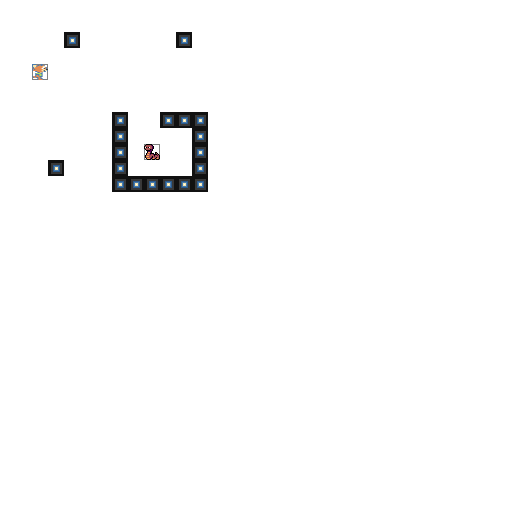

A level layout from a 2D game, rendered from its tile map. Below: a short description, then the map file with tile-grid data replaced by summaries:
An orthogonal 32x32 tile map with 16x16 px tiles, 3 tile layers (map, objects, foreground), 3 tilesets and 1 object.

<map version="1.9" tiledversion="1.9.2" orientation="orthogonal" renderorder="right-down" width="32" height="32" tilewidth="16" tileheight="16" hexsidelength="0" infinite="0" nextlayerid="6" nextobjectid="2" compressionlevel="0">
  <properties>
    <property name="padding_bottom" type="int" value="1" />
    <property name="padding_left" type="int" value="1" />
    <property name="padding_right" type="int" value="1" />
    <property name="padding_top" type="int" value="1" />
  </properties>
  <tileset firstgid="1" source="../Actors.tsx" />
  <tileset firstgid="257" source="../Blocks.tsx" />
  <tileset firstgid="513" source="tileset.tileset.tsx" />
  <layer id="1" name="map" width="32" height="32">
    <data>[1024 cells, 1024 non-empty, 224 distinct tile ids]</data>
    <properties>
      <property name="amiga_ocs" type="bool" value="true" />
      <property name="amiga_ocs_cdtv" type="bool" value="true" />
      <property name="foreground" type="bool" value="false" />
      <property name="megadrive" type="bool" value="true" />
      <property name="neogeo" type="bool" value="true" />
      <property name="neogeo_aes" type="bool" value="true" />
    </properties>
  </layer>
  <layer id="2" name="objects" width="32" height="32">
    <data>[1024 cells, 25 non-empty, 4 distinct tile ids]</data>
    <properties>
      <property name="amiga_ocs" type="bool" value="true" />
      <property name="amiga_ocs_cdtv" type="bool" value="true" />
      <property name="foreground" type="bool" value="false" />
      <property name="megadrive" type="bool" value="true" />
      <property name="neogeo" type="bool" value="true" />
      <property name="neogeo_aes" type="bool" value="true" />
    </properties>
  </layer>
  <layer id="3" name="foreground" width="32" height="32">
    <data>[1024 cells, 0 non-empty, 0 distinct tile ids]</data>
    <properties>
      <property name="amiga_ocs" type="bool" value="true" />
      <property name="amiga_ocs_cdtv" type="bool" value="true" />
      <property name="foreground" type="bool" value="true" />
      <property name="megadrive" type="bool" value="true" />
      <property name="neogeo" type="bool" value="true" />
      <property name="neogeo_aes" type="bool" value="true" />
    </properties>
  </layer>
  <objectgroup id="5" name="events">
    <object id="1" gid="0" x="152" y="152.75" width="0" height="0">
      <polyline points="0,0 0.75,-74 -69.5,-73.5 -72.75,80 105,79 104.75,-79 1.5,-75.25" />
      <properties />
    </object>
  </objectgroup>
</map>
